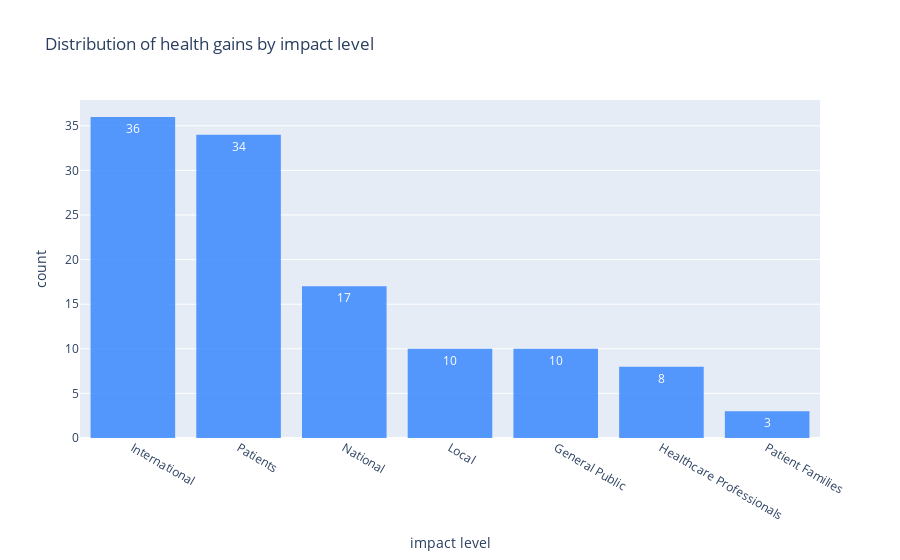

The notebook cell saved with this chart:
### Code cell
# Plot distribution of health benefits

hlth_data = hlth.groupby(by='Project Title').max().reset_index(drop=True)
hlth_data = hlth_data.sum().sort_values(ascending=False)
hlth_fig = px.histogram(x=hlth_data.index, y=hlth_data, text_auto=True, \
    title='Distribution of health gains by impact level', 
    color_discrete_sequence=[blue], opacity=0.81)
hlth_fig.update_yaxes(title='count')
hlth_fig.update_xaxes(title='impact level')
hlth_fig

### Figure 1 — Plotly figure (JSON) as saved in the notebook; plotly's stock layout.template omitted (floating-point values rounded to 4 significant figures)
{"data": [{"alignmentgroup": "True", "bingroup": "x", "histfunc": "sum", "hovertemplate": "x=%{x}<br>sum of y=%{y}<extra></extra>", "legendgroup": "", "marker": {"color": "#3283FE", "opacity": 0.81, "pattern": {"shape": ""}}, "name": "", "offsetgroup": "", "orientation": "v", "showlegend": false, "texttemplate": "%{value}", "type": "histogram", "x": ["International", "Patients", "National", "Local", "General Public", "Healthcare Professionals", "Patient Families"], "xaxis": "x", "y": [36, 34, 17, 10, 10, 8, 3], "yaxis": "y"}], "layout": {"barmode": "relative", "legend": {"tracegroupgap": 0}, "title": {"text": "Distribution of health gains by impact level"}, "xaxis": {"anchor": "y", "domain": [0, 1], "title": {"text": "impact level"}}, "yaxis": {"anchor": "x", "domain": [0, 1], "title": {"text": "count"}}}}
